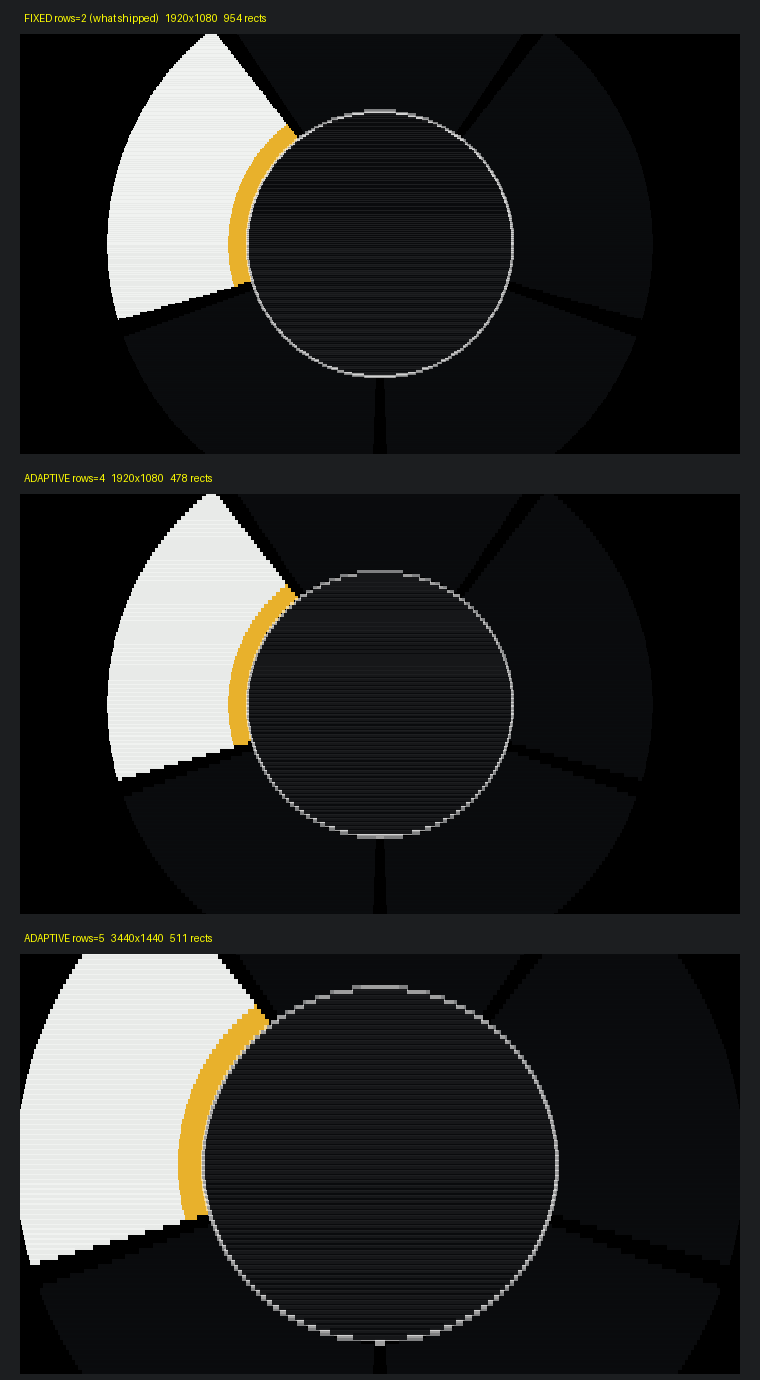

Write Python code to recreate this figure.
# -*- coding: utf-8 -*-
#
# A line-for-line port of the SHIPPED Draw.Wedge / Draw.Disc and RadialMenu.Render, so the
# thing on screen can be reproduced offline and taken apart.
#
# The point is not to draw something nice. It is to draw exactly what the game draws, at the
# same aspect and the same resolution, and see whether the defect reproduces. If it does, it
# is in this arithmetic. If it does not, the difference is environmental -- resolution probe,
# draw order, or something the game is doing to the calls.

import math
import os
import sys
from PIL import Image, ImageDraw

ROOT = r'C:\projects\hoodrich'

# Straight out of RadialMenu.cs
R_IN, R_OUT = 0.124, 0.252
GAP_DEG = 4.0
KEEL = 0.016
FRAME_BAND = 0.0055
SEGMENT_A = 235

SEGMENT = (10, 12, 14, SEGMENT_A)
SEGMENT_HOVER = (240, 242, 240, 240)
WARN = (232, 177, 44, 255)
HUB = (8, 9, 11, 225)
BACKDROP = (0, 0, 0, 140)

ROW_PIXELS = 2
MAX_SPAN = 170.0


class Surface(object):
    def __init__(self, w, h):
        self.W, self.H = w, h
        self.ASPECT = w / float(h)
        self.img = Image.new('RGBA', (w, h), (0, 0, 0, 0))
        self.rects = 0

    def to_x(self, v):
        return v / self.ASPECT

    def rect(self, cx, cy, w, h, c):
        """DRAW_RECT: centre-anchored, all four values 0..1 of the screen."""
        if w <= 0 or h <= 0 or c[3] <= 0:
            return
        x0 = (cx - w * 0.5) * self.W
        y0 = (cy - h * 0.5) * self.H
        x1 = (cx + w * 0.5) * self.W
        y1 = (cy + h * 0.5) * self.H
        lay = Image.new('RGBA', (self.W, self.H), (0, 0, 0, 0))
        ImageDraw.Draw(lay).rectangle([x0, y0, x1, y1], fill=c)
        self.img.alpha_composite(lay)
        self.rects += 1


def crosses(a, b, bearing):
    span = b - a
    at = ((bearing - a) % 360.0 + 360.0) % 360.0
    return at <= span


def reach_top(rad, r_in, r_out):
    c = math.cos(rad)
    return r_out * c if c > 0 else r_in * c


def reach_bottom(rad, r_in, r_out):
    c = math.cos(rad)
    return r_out * c if c < 0 else r_in * c


def clip_half_plane(dx, dy_dir, dy, is_start, bounds):
    if abs(dy_dir) < 1e-6:
        side = -dx * dy if is_start else dx * dy
        return side >= 0.0

    bound = dx * dy / dy_dir
    lower = (dy_dir > 0.0) if is_start else (dy_dir < 0.0)

    if lower:
        if bound > bounds[0]:
            bounds[0] = bound
    else:
        if bound < bounds[1]:
            bounds[1] = bound

    return bounds[0] < bounds[1]


def wedge(s, cx, cy, r_in, r_out, a_from, a_to, c):
    if r_out <= r_in or c[3] <= 0:
        return

    span = a_to - a_from
    if span <= 0:
        return

    if span > MAX_SPAN:
        mid = a_from + span * 0.5
        wedge(s, cx, cy, r_in, r_out, a_from, mid, c)
        wedge(s, cx, cy, r_in, r_out, mid, a_to, c)
        return

    a0, a1 = math.radians(a_from), math.radians(a_to)
    d0x, d0y = math.sin(a0), math.cos(a0)
    d1x, d1y = math.sin(a1), math.cos(a1)

    r_out2, r_in2 = r_out * r_out, r_in * r_in

    top_dy = r_out if crosses(a_from, a_to, 0.0) else max(
        reach_top(a0, r_in, r_out), reach_top(a1, r_in, r_out))
    bot_dy = -r_out if crosses(a_from, a_to, 180.0) else min(
        reach_bottom(a0, r_in, r_out), reach_bottom(a1, r_in, r_out))

    px_top = int(math.floor((cy - top_dy) * s.H))
    px_bottom = int(math.ceil((cy - bot_dy) * s.H))
    px_centre = int(round(cy * s.H))
    px_top -= ((px_top - px_centre) % ROW_PIXELS + ROW_PIXELS) % ROW_PIXELS

    row_h = ROW_PIXELS / float(s.H)

    py = px_top
    while py < px_bottom:
        row_y = (py + ROW_PIXELS * 0.5) / float(s.H)
        dy = cy - row_y
        dy2 = dy * dy
        py += ROW_PIXELS

        if dy2 > r_out2:
            continue

        hi = math.sqrt(r_out2 - dy2)
        lo = math.sqrt(r_in2 - dy2) if dy2 < r_in2 else 0.0

        b = [-hi, hi]
        if not clip_half_plane(d0x, d0y, dy, True, b):
            continue
        if not clip_half_plane(d1x, d1y, dy, False, b):
            continue

        lo_b, hi_b = b
        if lo <= 0.0:
            emit(s, cx, row_y, row_h, lo_b, hi_b, c)
        else:
            emit(s, cx, row_y, row_h, lo_b, min(hi_b, -lo), c)
            emit(s, cx, row_y, row_h, max(lo_b, lo), hi_b, c)


def emit(s, cx, row_y, row_h, x0, x1, c):
    if x1 <= x0:
        return
    s.rect(cx + s.to_x((x0 + x1) * 0.5), row_y, s.to_x(x1 - x0), row_h, c)


def disc(s, cx, cy, r, c):
    py = int(round((cy - r) * s.H))
    stop = int(round((cy + r) * s.H))
    row_h = ROW_PIXELS / float(s.H)
    while py < stop:
        row_y = (py + ROW_PIXELS * 0.5) / float(s.H)
        dy = cy - row_y
        py += ROW_PIXELS
        if abs(dy) > r:
            continue
        half = math.sqrt(r * r - dy * dy)
        s.rect(cx, row_y, s.to_x(half * 2), row_h, c)


def empty_slot(s, cx, cy, r_in, r_out, a0, a1, t):
    interior = (0, 0, 0, int(155 * t))
    edge = (84, 88, 96, int(195 * t))
    wedge(s, cx, cy, r_in, r_out, a0, a1, interior)
    wedge(s, cx, cy, r_out - FRAME_BAND, r_out, a0, a1, edge)
    wedge(s, cx, cy, r_in, r_in + FRAME_BAND, a0, a1, edge)
    r_mid = (r_in + r_out) * 0.5
    slice_deg = math.degrees(FRAME_BAND / r_mid)
    wedge(s, cx, cy, r_in, r_out, a0, a0 + slice_deg, edge)
    wedge(s, cx, cy, r_in, r_out, a1 - slice_deg, a1, edge)


def render(w, h, items, hovered, t=1.0):
    s = Surface(w, h)
    cx = cy = 0.5

    s.rect(0.5, 0.5, 1.0, 1.0, BACKDROP)

    n = len(items)
    step = 360.0 / n
    gap = GAP_DEG if n > 1 else 0.0

    for i, (label, enabled) in enumerate(items):
        mid = i * step
        a0 = mid - step * 0.5 + gap * 0.5
        a1 = mid + step * 0.5 - gap * 0.5

        if not enabled:
            empty_slot(s, cx, cy, R_IN, R_OUT, a0, a1, t)
            continue

        hov = (i == hovered)
        fill = SEGMENT_HOVER if hov else SEGMENT
        fill = (fill[0], fill[1], fill[2], int(fill[3] * t))

        wedge(s, cx, cy, R_IN, R_OUT, a0, a1, fill)

        if hov:
            wedge(s, cx, cy, R_IN, R_IN + KEEL, a0, a1,
                  (WARN[0], WARN[1], WARN[2], int(255 * t)))

    disc(s, cx, cy, R_IN, (255, 255, 255, int(120 * t)))
    disc(s, cx, cy, R_IN - 0.0028, (HUB[0], HUB[1], HUB[2], int(HUB[3] * t)))

    return s


ITEMS = [('Weapons', True), ('Dealing', True), ('Gangs', True),
         ('Inventory', True), ('Socials', True)]

if __name__ == '__main__':
    modes = [(1920, 1080, 'FIXED rows=2 (what shipped)'),
             (1920, 1080, 'ADAPTIVE rows=4'),
             (3440, 1440, 'ADAPTIVE rows=5')]

    out = Image.new('RGB', (760, 460 * len(modes)), (28, 30, 32))
    d = ImageDraw.Draw(out)

    for k, (w, h, name) in enumerate(modes):
        globals()['ROW_PIXELS'] = 2 if k == 0 else max(2, int(round(h / 270.0)))
        s = render(w, h, ITEMS, hovered=4)
        # 1:1 crop of the ring itself, so the row stepping is visible rather than resized away.
        cw, ch = 720, 420
        crop = s.img.convert('RGB').crop((w // 2 - cw // 2, h // 2 - ch // 2,
                                          w // 2 + cw // 2, h // 2 + ch // 2))
        out.paste(crop, (20, 34 + k * 460))
        d.text((24, 12 + k * 460), '%s   %dx%d   %d rects' % (name, w, h, s.rects), fill=(255, 255, 0))
        print('%-10s %dx%d  aspect %.3f  %d rects' % (name, w, h, w / float(h), s.rects))

    p = os.path.join(ROOT, 'preview', 'wheel_repro.png')
    out.save(p)
    print('wrote ' + p)
